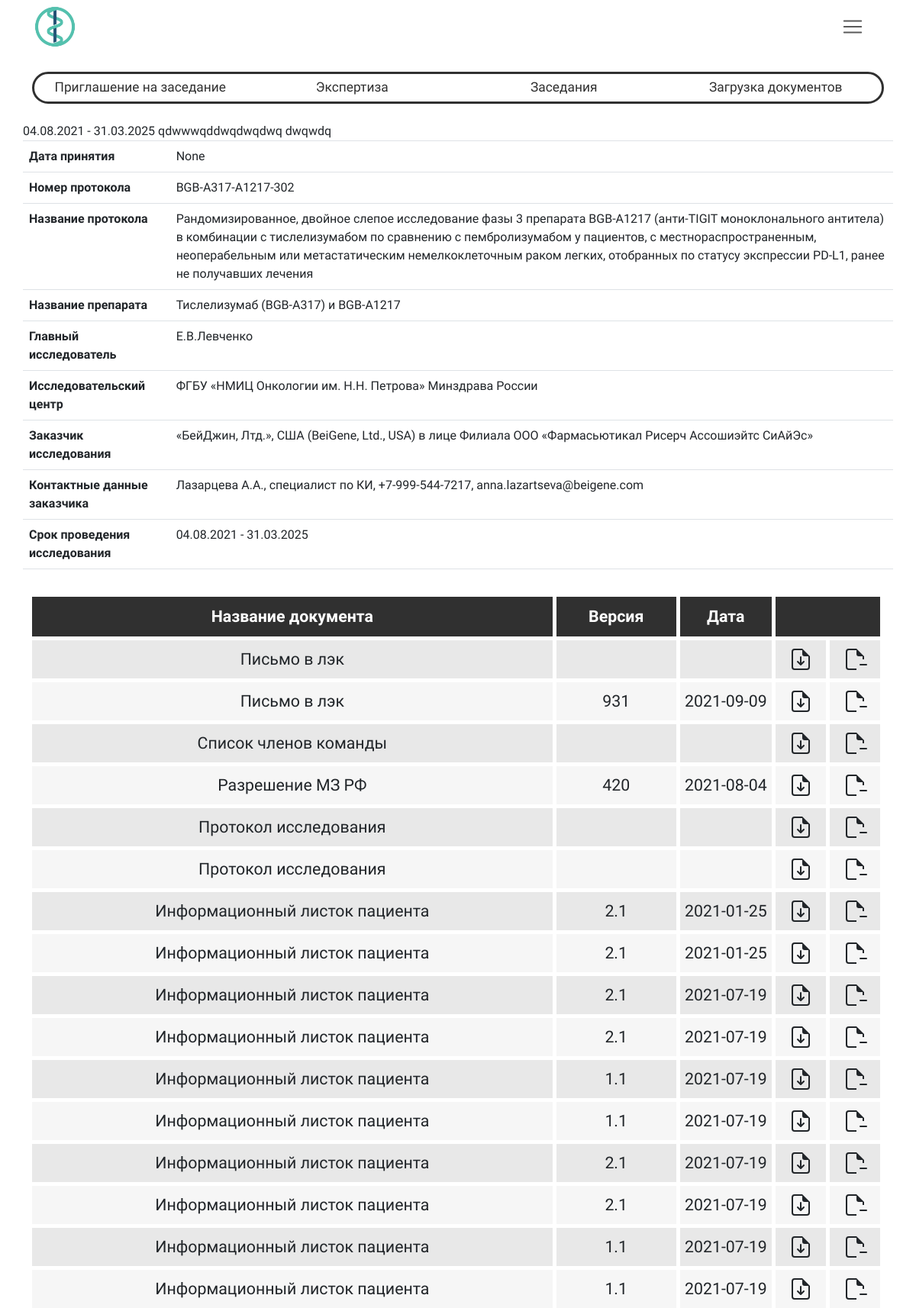
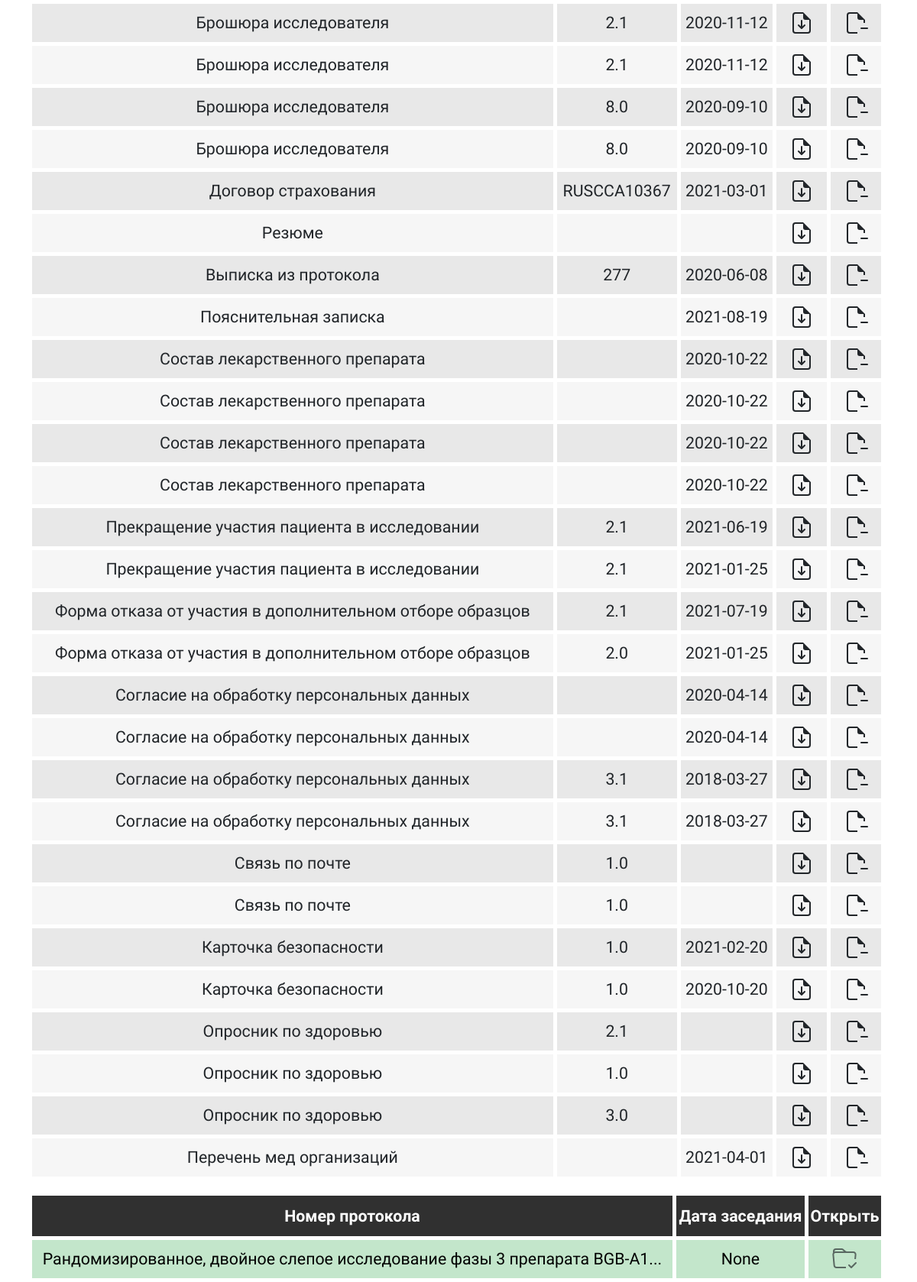
Before: /research/WatchResearch/469/ (signed in) with the older database file (2 pictures, top to bottom).
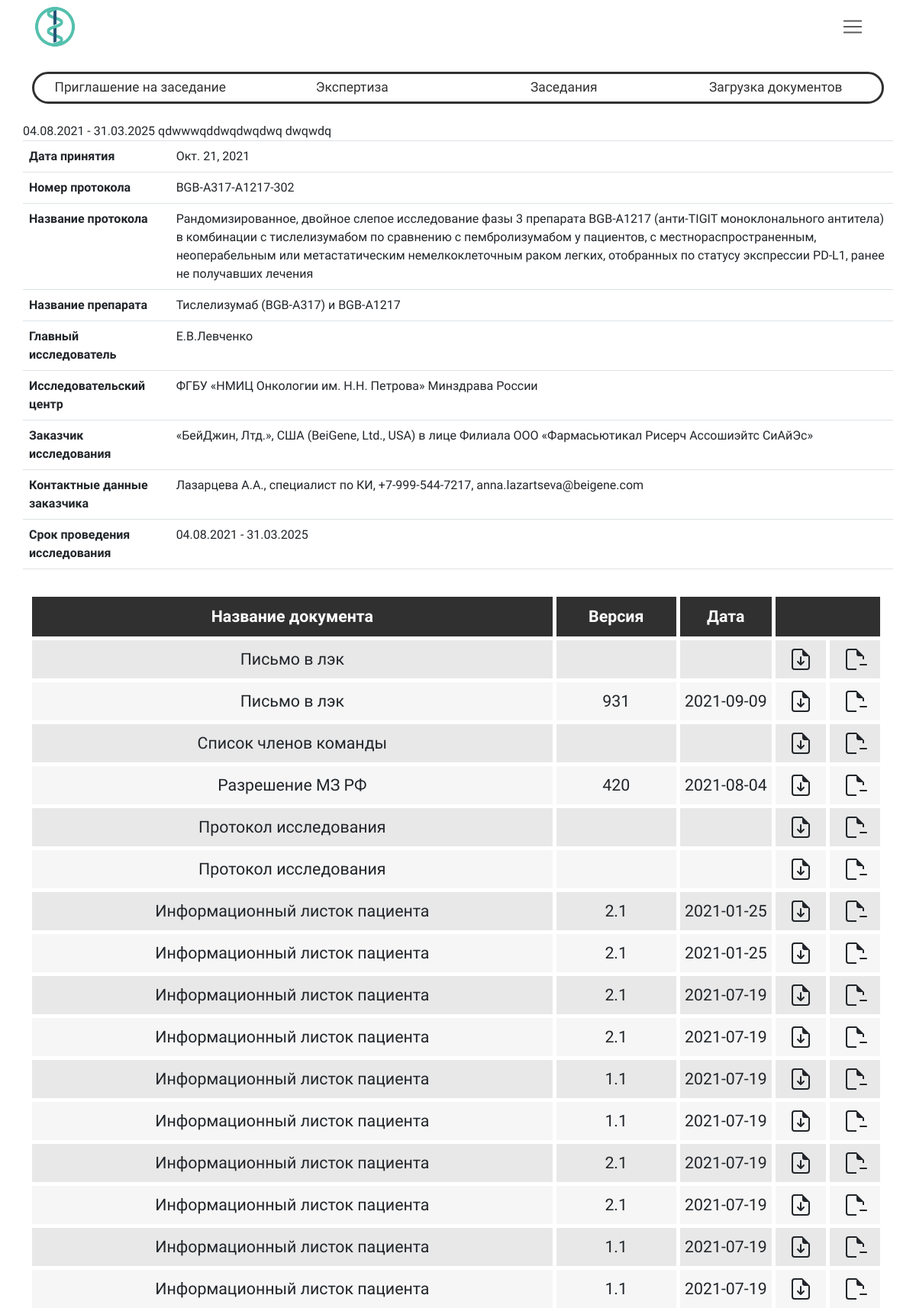
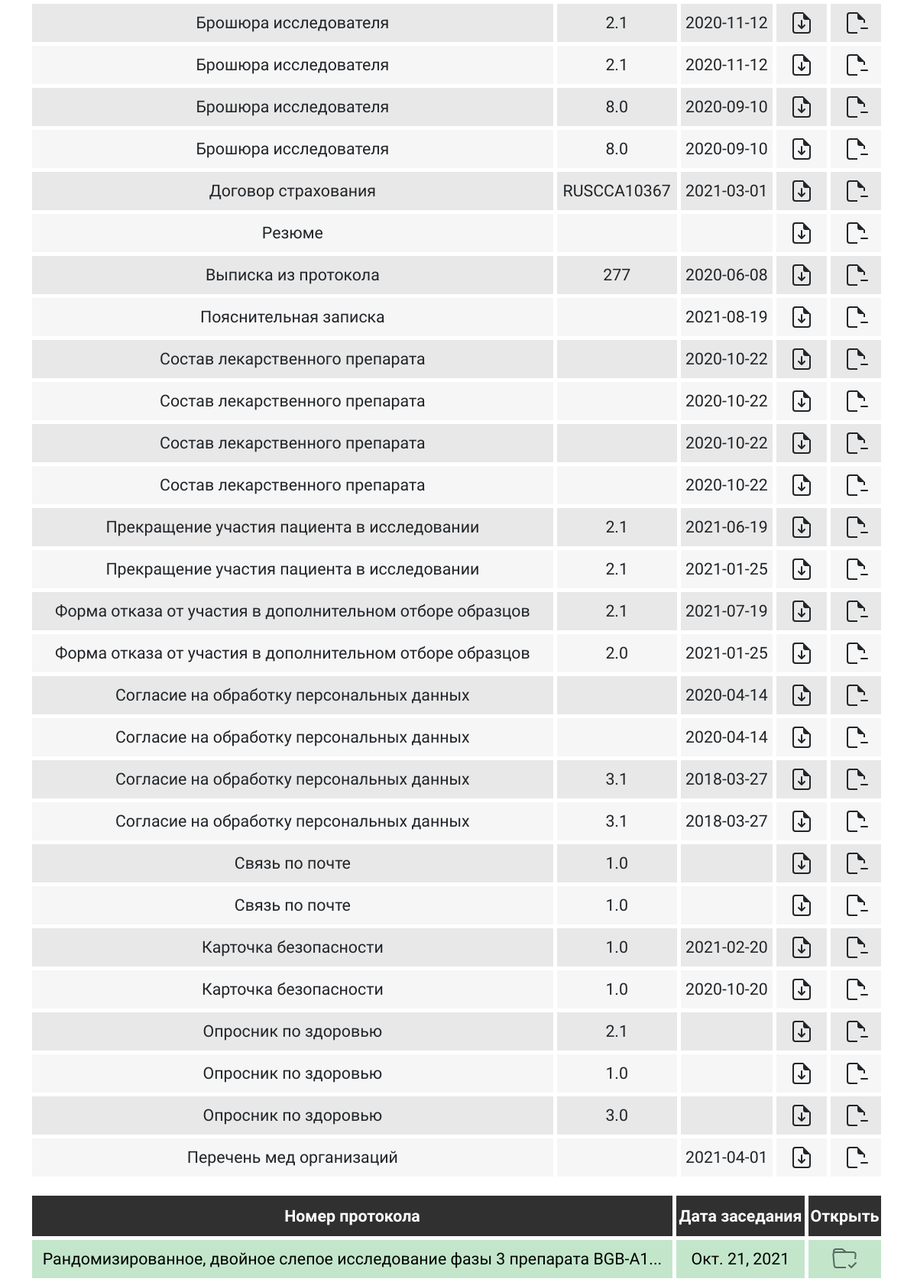
After: the same page with the newer database file (2 pictures, top to bottom).
### researchManager/models.py (models this page shows, shortened)
class Research(models.Model):
    type = models.CharField("Тип исследования", max_length=50, null=True, blank=True)
    type_request = models.CharField("Тип заявки", max_length=50, null=True, blank=True)
    owner = models.ForeignKey(settings.AUTH_USER_MODEL, on_delete=models.CASCADE, null=True, blank=True)
    identityCode = models.CharField("Код исследования", max_length=50, null=True, blank=True)
    date_accepted = models.DateField("Дата одобрения", blank=True, null=True, default="2021-05-05")
    date_created = models.DateTimeField("Дата загрузки в систему", auto_now_add=True, null=True, blank=True)
    protocol_number = models.CharField("Номер протокола", max_length=50, null=True, blank=True)
    protocol_name = models.CharField("Название протокола", max_length=500, null=True, blank=True)
    work_name = models.CharField("Название работы", max_length=500, null=True, blank=True)
    division = models.CharField("Подразделение", max_length=500, null=True, blank=True)
    executor = models.CharField("Исполнитель", max_length=500, null=True, blank=True)
    specialization = models.CharField("Специализация", max_length=500, null=True, blank=True)
    managers = models.CharField("Менеджеры", max_length=500, null=True, blank=True)
    name_research = models.CharField("Название исследования", max_length=500, null=True, blank=True)
    drug_name = models.CharField("Название препарата", max_length=500, null=True, blank=True)
    main_researcher = models.CharField("Главный исследователь", max_length=500, null=True, blank=True)
    research_center = models.CharField("Исследовательский центр", max_length=500, null=True, blank=True)
    customer = models.CharField("Заказчик", max_length=500, null=True, blank=True)
    customer_contacts = models.CharField("Контактные данные заказчика", max_length=500, null=True, blank=True)
    duration = models.CharField("Срок проведения исследования", max_length=150, null=True, blank=True)
    version = models.IntegerField("Версия", null=True, blank=True)
    addedOnMeeting = models.BooleanField("Добавленно на заседании", default=False)
    class Meta:
        verbose_name = "Исследование"
        verbose_name_plural = "Исследования"
    def __str__(self, MAX_LENGTH=70):
        MAX_LENGTH = 70
        name = "Ошибка данных"
        if self.type == "clinicalResearch":
            name = self.protocol_name
        if self.type == "preclinicalResearch":
            name = self.work_name
        if self.type == "initiativeResearch":
            name = self.name_research
        if self.type == "dissertationWork":
            name = self.work_name
            print(name)
        if len(name) > MAX_LENGTH:
            return name[:MAX_LENGTH] + '...'
        else:
            return name

class Files(models.Model):
    name = models.CharField("Название документа", max_length=150)
    version = models.CharField("Версия документа", max_length=50, null=True, blank=True)
    date = models.CharField("Дата документа", max_length=50, null=True, blank=True)
    file = models.FileField("Путь к файлу")
    research = models.ForeignKey(Research, on_delete=models.CASCADE, related_name='research_id')

### researchManager/views.py (the view, shortened to what this page needs)
# urls.py: path("WatchResearch/<int:researchId>/", login_required(views.WatchResearch.getResearch), name="watchResearch"),
    def getResearch(request, researchId):
        research, filesList, history = getResearchHistory(researchId)
        return render(request, "research/research.html", {
            'research': research,
            'filesList': filesList,
            'history': history,
        })

### researchManager/functions/loadResearch.py (called while the page is built)
def getResearchHistory(researchId):
    research = Research.objects.get(id=researchId)
    filesList = Files.objects.filter(research=research)
    history = []
    relatedResearchs = Research.objects.filter(identityCode=research.identityCode).order_by('-date_accepted')
    for historyResearch in relatedResearchs:
        historyFiles = Files.objects.filter(research=research)
        history.append({"historyResearch": historyResearch, "historyFiles": historyFiles})
    return research, filesList, history

### researchManager/templates/research/research.html (shortened to what this page needs)
{% extends "base.html" %}
{% load static %}
{% block content %}
<link rel="stylesheet" type="text/css" href="{% static 'css/main.css' %}">
{% if research.type == "clinicalResearch" %}
  {% include "research/watchResearch/clinicalResearch.html" %}
{% endif %}
{% if filesList %}
  <div class="col-12 text-center">
    <table class="custom_table w-100">
        <thead>
            <tr>
              <th scope="col">Название документа</th>
              <th scope="col">Версия</th>
              <th scope="col">Дата</th>
              <th colspan="2" scope="col"></th>
            </tr>
        </thead>
      <tbody>
        {% for file in filesList %}
        <tr>
          <td>{{ file.name }}</td>
          <td>{{ file.version }} </td>
          <td>{{ file.date }} </td>
          <form method="POST">
            <td><a class="btn" href="{{ file.file.url }}" target="_blank">
            </a></td>
              <td><button class="btn" type="submit" name="idFile" value='{{ file.id }}' onclick="return confirm('Удалить файл?')";>
              </button></td>
        </tr>
        {% endfor %}
      </tbody>
    </table>
  </div>
{% endif %}
<div class="col-12 text-center">
      <table class="custom_table w-100" >
        <thead>
          <tr >
            <th scope="col">Номер протокола</th>
            <th scope="col">Дата заседания</th>
            <th scope="col">Открыть</th>
          </tr>
        </thead>
        <tbody>
          {% for relatedResearch in history %}
          {% if relatedResearch.historyResearch == research %}
              <tr class="table-success">
          {% else %}
              <tr>
          {% endif %}
              <td scope="row">{{relatedResearch.historyResearch}}</td>
              <td>{{relatedResearch.historyResearch.date_accepted}}</td>
              <td>
          {% if relatedResearch.historyResearch != research %}
              <form action="{% url 'watchResearch' relatedResearch.historyResearch.id %}">
                <button type="submit" class="btn">
                  <svg width="2em" height="2em" viewBox="0 0 16 16" class="bi bi-folder" fill="currentColor" xmlns="http://www.w3.org/2000/svg">
                    <path d="M9.828 4a3 3 0 0 1-2.12-.879l-.83-.828A1 1 0 0 0 6.173 2H2.5a1 1 0 0 0-1 .981L1.546 4h-1L.5 3a2 2 0 0 1 2-2h3.672a2 2 0 0 1 1.414.586l.828.828A2 2 0 0 0 9.828 3v1z"/>
                    <path fill-rule="evenodd" d="M13.81 4H2.19a1 1 0 0 0-.996 1.09l.637 7a1 1 0 0 0 .995.91h10.348a1 1 0 0 0 .995-.91l.637-7A1 1 0 0 0 13.81 4zM2.19 3A2 2 0 0 0 .198 5.181l.637 7A2 2 0 0 0 2.826 14h10.348a2 2 0 0 0 1.991-1.819l.637-7A2 2 0 0 0 13.81 3H2.19z"/>
                  </svg>
                </button>
              </form>
            {% else %}
            <button  class="btn" disabled>
            </button>
          {% endif %}
              </td>
            </tr>
          {% endfor %}
        </tbody>
      </table>
  </div>
</div>
{% endblock %}

### templates/base.html (shortened to what this page needs)
{% load static %}
<!DOCTYPE html>
<html lang="ru">
<head>
    <link rel="stylesheet" href="https://stackpath.bootstrapcdn.com/bootstrap/4.1.3/css/bootstrap.min.css">
    <link rel="stylesheet" href="https://cdn.jsdelivr.net/npm/bootstrap@5.0.1/dist/css/bootstrap.min.css">
    <link rel="stylesheet" href="https://cdn.jsdelivr.net/npm/bootstrap-icons@1.5.0/font/bootstrap-icons.min.css">
    <link rel="stylesheet" href="https://cdnjs.cloudflare.com/ajax/libs/font-awesome/5.13.0/css/all.min.css" />
    <link href="https://cdn.jsdelivr.net/gh/kartik-v/bootstrap-fileinput@5.2.3/css/fileinput.min.css" media="all" rel="stylesheet" type="text/css" />
    <link rel="stylesheet" href="https://code.jquery.com/ui/1.12.1/themes/base/jquery-ui.css" />
    <link rel="stylesheet" type="text/css" href="{% static 'css/style.css' %}">
    <link rel="stylesheet" href="//code.jquery.com/ui/1.12.1/themes/base/jquery-ui.css">
</head>
<body>
    {% block nav %}
        {% include 'inc/_nav.html' %}
    {% endblock %}
    {% block menu %}
        {% include 'inc/_menu.html' %}
    {% endblock menu %}
<div class="container">
    <div class="row ">
        {% block content %}
        {% endblock %}
    </div>
</body>
</html>

### templates/inc/_nav.html (shortened to what this page needs)
{% load static %}
<div class="container">
  <div class='form-inline'>
    <a class="navbar-brand "  href="{% url 'index' %}"><img class="logo" id="logo" src="{% static 'img/logo.png' %}" ></a>
    <div class="navbar-toggler ml-auto">
        <button class="navbar-toggler ml-auto custom-toggler" id="dropdownmenu" type="button" data-toggle="dropdown"  >
          <span class="navbar-toggler-icon "></span>
        </button>
    </div>
  </div>
</div><br>

### templates/inc/_menu.html
{% load static %}
<div class="container">
    <div class="menu">
        <ul>
            <li><a href="#">Приглашение на заседание</a></li>
            <li><a href="#">Экспертиза</a> </li>
            <li onclick="location.href='{% url 'meetingList' %}'"><a href="{% url 'meetingList' %}">Заседания</a></li>
            <li onclick="location.href='{% url 'researchTypeList' %}'"><a href="{% url 'researchTypeList' %}">Загрузка документов</a></li>
        </ul>
    </div></br>
</div>

### researchManager/templates/research/watchResearch/clinicalResearch.html (shortened to what this page needs)
 <table class="table">
      <tbody>{{ research.duration }}
        <tr>
          <th>Дата принятия</th>
          <td>{{ research.date_accepted }}</td>
        </tr>
        <tr>
          <th>Номер протокола</th>
          <td>{{ research.protocol_number }}</td>
        </tr>
        <tr>
          <th>Название протокола</th>
          <td>{{ research.protocol_name }}</td>
        </tr>
        <tr>
          <th>Название препарата</th>
          <td>{{ research.drug_name }}</td>
        </tr>
        <tr>
          <th>Главный исследователь</th>
          <td>{{ research.main_researcher }}</td>
        </tr>
        <tr>
          <th>Исследовательский центр</th>
          <td>{{ research.research_center }}</td>
        </tr>
        <tr>
        <th>Заказчик исследования</th>
          <td>{{ research.customer }}</td>
        </tr>
        <tr>
        <th>Контактные данные заказчика</th>
          <td>{{ research.customer_contacts }}</td>
        </tr>
        <th>Срок проведения исследования</th>
          <td>{{ research.duration }}</td>
      </tbody>
    </table>

### static/css/style.css (style rules this page uses)
body { font-family: 'Ruda', sans-serif; }
.custom-toggler.navbar-toggler { border-color: none; }
.menu { width: 100%; display: table; border: solid; border-color: #303030; border-radius: 25px; padding: 0; font-size: 13pt; }
.menu ul { display: table-row; }
.menu li { display: table-cell; width: 25%; cursor: pointer; }
.menu li a { display: block; color: #303030; text-align: center; margin: 5px; text-decoration: none; }
#logo { height: 60px; }
.custom_table { font-size: 16pt; border-collapse: collapse; text-align: center; margin: auto; width: 85%; margin-top: 20px; }
.custom_table th { background-color: #303030; color: white; }
.custom_table th, .custom_table td { border-style: solid; border-width: 0 5px 5px 0; border-color: white; height: 55px; }
.custom_table tr:nth-child(odd) { background: #E8E8E8; }
.custom_table tr:nth-child(even) { background: #F6F6F6; }

Changed rows visible on the page:
changed Research "BGB-A317-A1217-302": date_accepted "None" → "Окт. 21, 2021"; historyResearch.date_accepted "None" → "Окт. 21, 2021"
